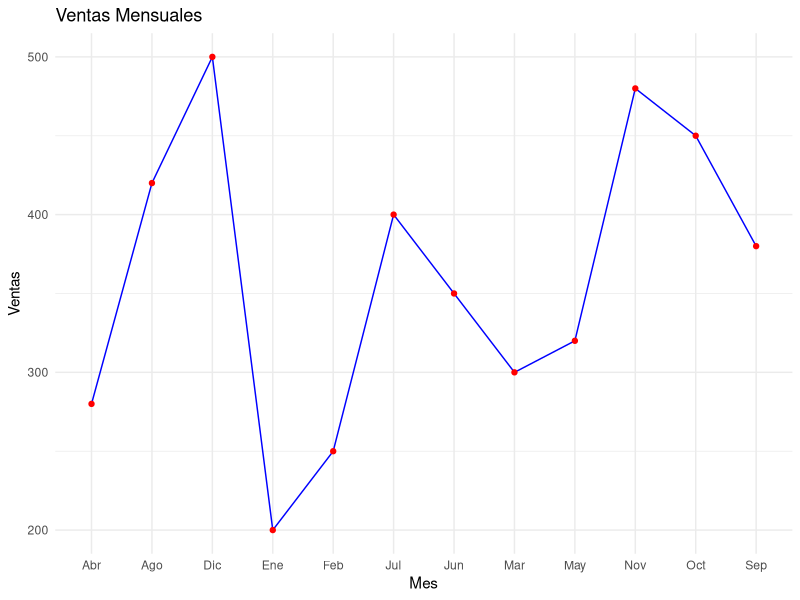

Write R code to recreate this figure.
# Rscript csv_en_r.r 
#
# Cargar librería necesaria
library(ggplot2)

# Leer archivo CSV
data <- read.csv("ventas_mensuales.csv")

# Crear gráfico de líneas
# Ajuste del mapeo estético con group = 1

ggplot(data, aes(x = Mes, y = Ventas, group = 1)) + 
  geom_line(color = "blue") +
  geom_point(color = "red") +
  labs(title = "Ventas Mensuales", x = "Mes", y = "Ventas") +
  theme_minimal()

# REFERENCIA
# OpenAI (2024). ChatGPT (Versión del 03 de Julio)
# [Genera Archivo CSV con Gráfico].
# https://chatgpt.com/share/bb7bd828-25d4-423c-8c2b-f488e1c5e727


